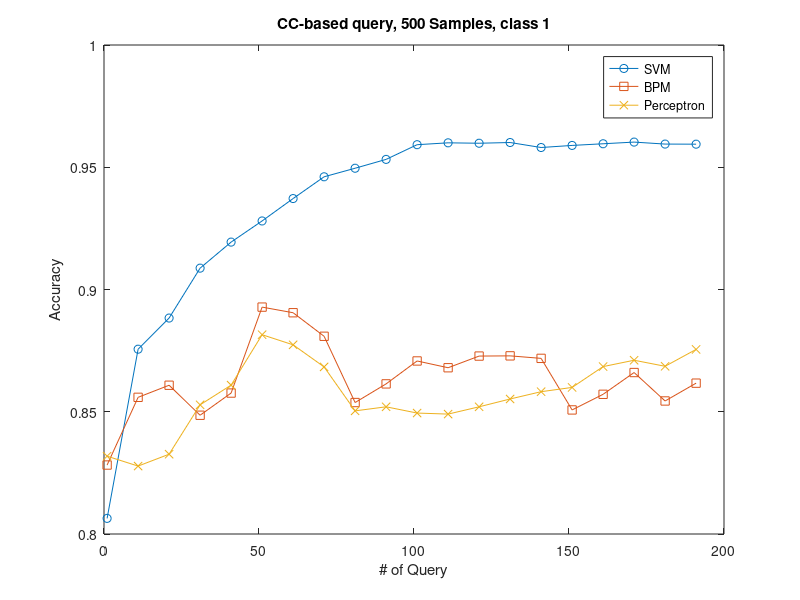
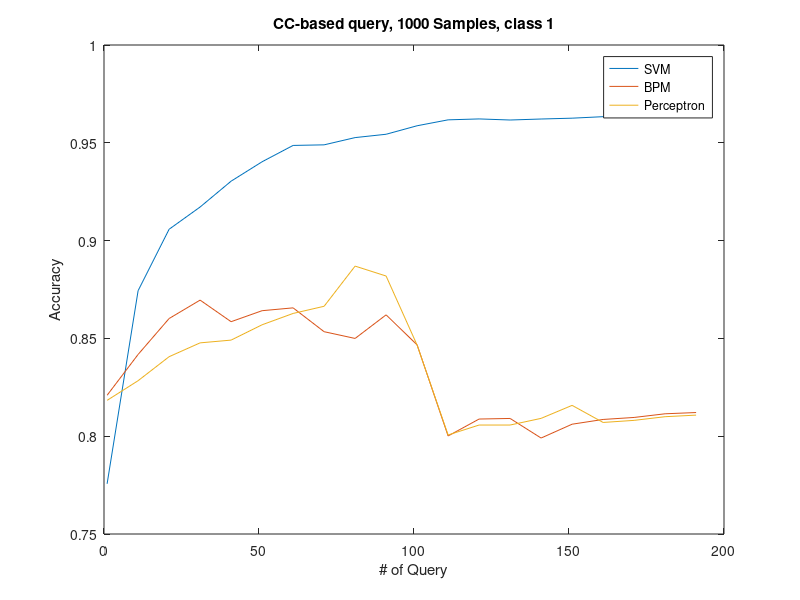
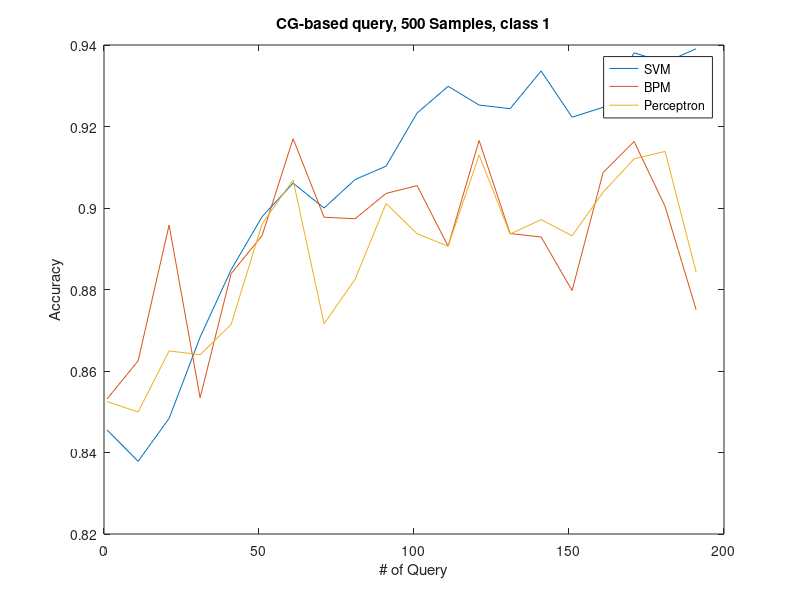
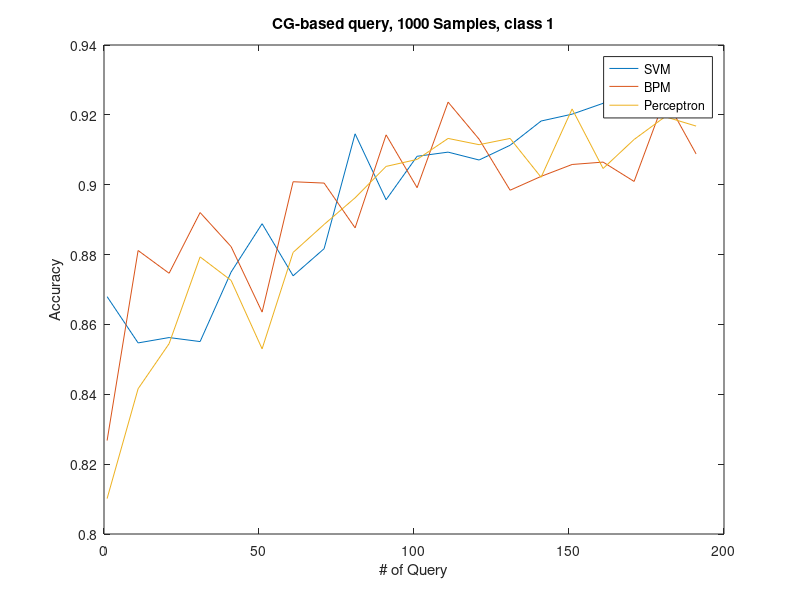

Recreate these plots in MATLAB, in order.
clear all

load Expe2

maxLabel = size(Result.AccCCSVM500, 2);
nbClasses = size(Result.AccCCSVM500, 1);
nbRun = Result.nbRun;
step = Result.step;
x = 1:step:step*maxLabel;


AccCCSVM500 = Result.AccCCSVM500/(100*nbRun);
AccCCSVM1000 = Result.AccCCSVM1000/(100*nbRun);

AccCCBPM500 = Result.AccCCBPM500/nbRun;
AccCCBPM1000 = Result.AccCCBPM1000/nbRun;

AccCCPerc500 = Result.AccCCPerc500/nbRun;
AccCCPerc1000 = Result.AccCCPerc1000/nbRun;


AccCGSVM500 = Result.AccCGSVM500/(100*nbRun);
AccCGSVM1000 = Result.AccCGSVM1000/(100*nbRun);

AccCGBPM500 = Result.AccCGBPM500/nbRun;
AccCGBPM1000 = Result.AccCGBPM1000/nbRun;

AccCGPerc500 = Result.AccCGPerc500/nbRun;
AccCGPerc1000 = Result.AccCGPerc1000/nbRun;


for i=1:nbClasses
    figure()
    plot(x, AccCCSVM500(i,:), '-o', x, AccCCBPM500(i,:), '-s', x, AccCCPerc500(i,:), '-x')
    xlabel('# of Query')
    ylabel('Accuracy')
    title(['CC-based query, 500 Samples, class ' num2str(i)])
    legend('SVM', 'BPM', 'Perceptron')
    
    figure()
    plot(x, AccCCSVM1000(i,:), x, AccCCBPM1000(i,:), x, AccCCPerc1000(i,:))
    xlabel('# of Query')
    ylabel('Accuracy')
    title(['CC-based query, 1000 Samples, class ' num2str(i)])
    legend('SVM', 'BPM', 'Perceptron')
    
    figure()
    plot(x, AccCGSVM500(i,:), x, AccCGBPM500(i,:), x, AccCGPerc500(i,:))
    xlabel('# of Query')
    ylabel('Accuracy')
    title(['CG-based query, 500 Samples, class ' num2str(i)])
    legend('SVM', 'BPM', 'Perceptron')
    
    figure()
    plot(x, AccCGSVM1000(i,:), x, AccCGBPM1000(i,:), x, AccCGPerc1000(i,:))
    xlabel('# of Query')
    ylabel('Accuracy')
    title(['CG-based query, 1000 Samples, class ' num2str(i)])
    legend('SVM', 'BPM', 'Perceptron')
    
end

